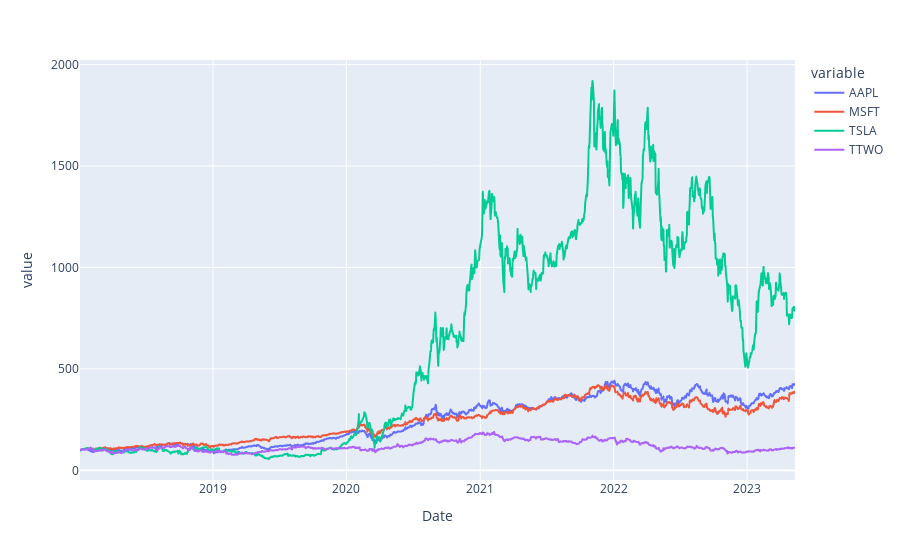

Notebook code for this chart:
### Code cell
px.line(portfolio_data * 100 / portfolio_data.iloc[0])

### Figure 1 — Plotly figure (JSON) as saved in the notebook; plotly's stock layout.template omitted (floating-point values rounded to 4 significant figures; data arrays with more than 128 entries replaced by an {"elided": "..."} marker saying what was removed)
{"data": [{"hovertemplate": "variable=AAPL<br>Date=%{x}<br>value=%{y}<extra></extra>", "legendgroup": "AAPL", "line": {"color": "#636efa", "dash": "solid"}, "marker": {"symbol": "circle"}, "mode": "lines", "name": "AAPL", "showlegend": true, "type": "scattergl", "x": {"elided": "1350 str values"}, "xaxis": "x", "y": {"elided": "1350 float values"}, "yaxis": "y"}, {"hovertemplate": "variable=MSFT<br>Date=%{x}<br>value=%{y}<extra></extra>", "legendgroup": "MSFT", "line": {"color": "#EF553B", "dash": "solid"}, "marker": {"symbol": "circle"}, "mode": "lines", "name": "MSFT", "showlegend": true, "type": "scattergl", "x": {"elided": "1350 str values"}, "xaxis": "x", "y": {"elided": "1350 float values"}, "yaxis": "y"}, {"hovertemplate": "variable=TSLA<br>Date=%{x}<br>value=%{y}<extra></extra>", "legendgroup": "TSLA", "line": {"color": "#00cc96", "dash": "solid"}, "marker": {"symbol": "circle"}, "mode": "lines", "name": "TSLA", "showlegend": true, "type": "scattergl", "x": {"elided": "1350 str values"}, "xaxis": "x", "y": {"elided": "1350 float values"}, "yaxis": "y"}, {"hovertemplate": "variable=TTWO<br>Date=%{x}<br>value=%{y}<extra></extra>", "legendgroup": "TTWO", "line": {"color": "#ab63fa", "dash": "solid"}, "marker": {"symbol": "circle"}, "mode": "lines", "name": "TTWO", "showlegend": true, "type": "scattergl", "x": {"elided": "1350 str values"}, "xaxis": "x", "y": {"elided": "1350 float values"}, "yaxis": "y"}], "layout": {"legend": {"title": {"text": "variable"}, "tracegroupgap": 0}, "margin": {"t": 60}, "xaxis": {"anchor": "y", "domain": [0, 1], "title": {"text": "Date"}}, "yaxis": {"anchor": "x", "domain": [0, 1], "title": {"text": "value"}}}}
